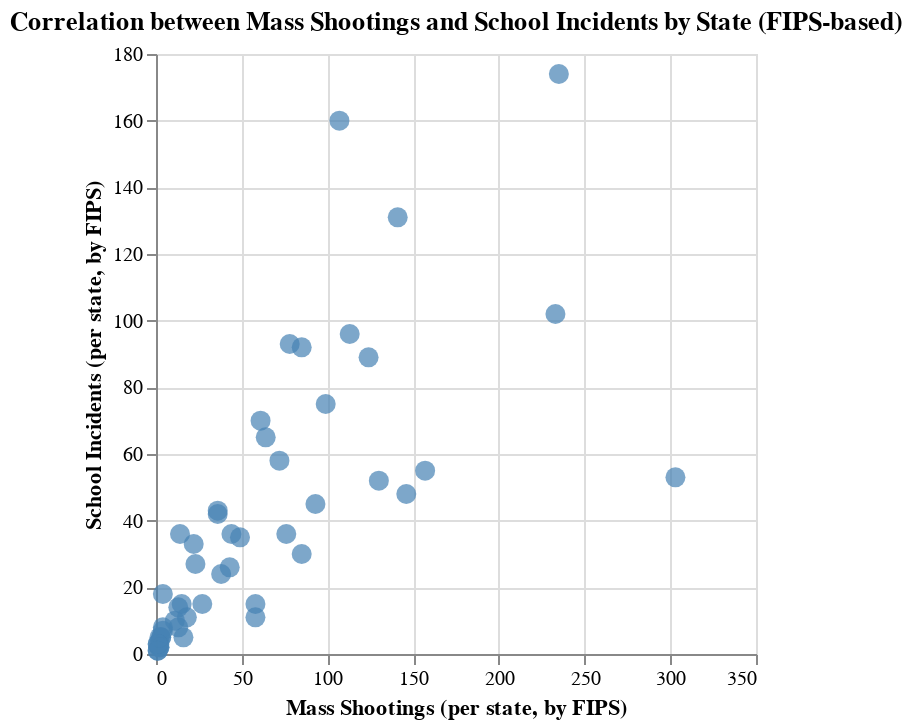

The cell this chart's notebook holds for it:
### Markdown cell above
## Code for Alternative Visualizations (Further Rejected because there was a better solution)

### Code cell
scatter_plot_rejected_1 = alt.Chart(merged_data).mark_circle(size=100).encode(
    x=alt.X('Mass Shootings', title='Mass Shootings (per state, by FIPS)'),
    y=alt.Y('School Incidents', title='School Incidents (per state, by FIPS)'),
    tooltip=['FIPS', 'Mass Shootings', 'School Incidents']
).properties(
    title='Correlation between Mass Shootings and School Incidents by State (FIPS-based)'
).configure_mark(
    color='steelblue'
)

scatter_plot_rejected_1

### Figure 1 — Vega-Lite specification as saved in the notebook (floating-point values rounded to 4 significant figures)
{"config": {"view": {"continuousWidth": 300, "continuousHeight": 300}, "mark": {"color": "steelblue"}}, "data": {"name": "data-d5006a349a1ca1b9c6d040a5dee9b3c1"}, "mark": {"type": "circle", "size": 100}, "encoding": {"tooltip": [{"field": "FIPS", "type": "quantitative"}, {"field": "Mass Shootings", "type": "quantitative"}, {"field": "School Incidents", "type": "quantitative"}], "x": {"field": "Mass Shootings", "title": "Mass Shootings (per state, by FIPS)", "type": "quantitative"}, "y": {"field": "School Incidents", "title": "School Incidents (per state, by FIPS)", "type": "quantitative"}}, "title": "Correlation between Mass Shootings and School Incidents by State (FIPS-based)", "$schema": "https://vega.github.io/schema/vega-lite/v5.20.1.json", "datasets": {"data-d5006a349a1ca1b9c6d040a5dee9b3c1": [{"FIPS": 1, "School Incidents": 58, "FIPS_State_x": 1, "Mass Shootings": 72, "FIPS_State_y": 1, "population": 5024000.0, "State": "Alabama", "Mass Shootings per Million": 14.33, "School Incidents per Million": 11.54}, {"FIPS": 2, "School Incidents": 7, "FIPS_State_x": 2, "Mass Shootings": 4, "FIPS_State_y": 2, "population": 733400.0, "State": "Alaska", "Mass Shootings per Million": 5.454, "School Incidents per Million": 9.545}, {"FIPS": 4, "School Incidents": 42, "FIPS_State_x": 4, "Mass Shootings": 36, "FIPS_State_y": 4, "population": 7152000.0, "State": "Arizona", "Mass Shootings per Million": 5.034, "School Incidents per Million": 5.873}, {"FIPS": 5, "School Incidents": 24, "FIPS_State_x": 5, "Mass Shootings": 38, "FIPS_State_y": 5, "population": 3012000.0, "State": "Arkansas", "Mass Shootings per Million": 12.62, "School Incidents per Million": 7.969}, {"FIPS": 6, "School Incidents": 102, "FIPS_State_x": 6, "Mass Shootings": 233, "FIPS_State_y": 6, "population": 39540000.0, "State": "California", "Mass Shootings per Million": 5.893, "School Incidents per Million": 2.58}, {"FIPS": 8, "School Incidents": 15, "FIPS_State_x": 8, "Mass Shootings": 58, "FIPS_State_y": 8, "population": 5774000.0, "State": "Colorado", "Mass Shootings per Million": 10.05, "School Incidents per Million": 2.598}, {"FIPS": 9, "School Incidents": 5, "FIPS_State_x": 9, "Mass Shootings": 16, "FIPS_State_y": 9, "population": 3606000.0, "State": "Connecticut", "Mass Shootings per Million": 4.437, "School Incidents per Million": 1.387}, {"FIPS": 10, "School Incidents": 14, "FIPS_State_x": 10, "Mass Shootings": 13, "FIPS_State_y": 10, "population": 989900.0, "State": "Delaware", "Mass Shootings per Million": 13.13, "School Incidents per Million": 14.14}, {"FIPS": 12, "School Incidents": 131, "FIPS_State_x": 12, "Mass Shootings": 141, "FIPS_State_y": 12, "population": 21540000.0, "State": "Florida", "Mass Shootings per Million": 6.547, "School Incidents per Million": 6.082}, {"FIPS": 13, "School Incidents": 96, "FIPS_State_x": 13, "Mass Shootings": 113, "FIPS_State_y": 13, "population": 10710000.0, "State": "Georgia", "Mass Shootings per Million": 10.55, "School Incidents per Million": 8.962}, {"FIPS": 15, "School Incidents": 1, "FIPS_State_x": 15, "Mass Shootings": 1, "FIPS_State_y": 15, "population": 1455000.0, "State": "Hawaii", "Mass Shootings per Million": 0.6872, "School Incidents per Million": 0.6872}, {"FIPS": 16, "School Incidents": 5, "FIPS_State_x": 16, "Mass Shootings": 3, "FIPS_State_y": 16, "population": 1839000.0, "State": "Idaho", "Mass Shootings per Million": 1.631, "School Incidents per Million": 2.719}, {"FIPS": 17, "School Incidents": 53, "FIPS_State_x": 17, "Mass Shootings": 303, "FIPS_State_y": 17, "population": 12810000.0, "State": "Illinois", "Mass Shootings per Million": 23.65, "School Incidents per Million": 4.137}, {"FIPS": 18, "School Incidents": 70, "FIPS_State_x": 18, "Mass Shootings": 61, "FIPS_State_y": 18, "population": 6786000.0, "State": "Indiana", "Mass Shootings per Million": 8.99, "School Incidents per Million": 10.32}, {"FIPS": 19, "School Incidents": 15, "FIPS_State_x": 19, "Mass Shootings": 15, "FIPS_State_y": 19, "population": 3190000.0, "State": "Iowa", "Mass Shootings per Million": 4.702, "School Incidents per Million": 4.702}, {"FIPS": 20, "School Incidents": 8, "FIPS_State_x": 20, "Mass Shootings": 13, "FIPS_State_y": 20, "population": 2938000.0, "State": "Kansas", "Mass Shootings per Million": 4.425, "School Incidents per Million": 2.723}, {"FIPS": 21, "School Incidents": 43, "FIPS_State_x": 21, "Mass Shootings": 36, "FIPS_State_y": 21, "population": 4506000.0, "State": "Kentucky", "Mass Shootings per Million": 7.99, "School Incidents per Million": 9.543}, {"FIPS": 22, "School Incidents": 48, "FIPS_State_x": 22, "Mass Shootings": 146, "FIPS_State_y": 22, "population": 4658000.0, "State": "Louisiana", "Mass Shootings per Million": 31.35, "School Incidents per Million": 10.31}, {"FIPS": 23, "School Incidents": 5, "FIPS_State_x": 23, "Mass Shootings": 3, "FIPS_State_y": 23, "population": 1362000.0, "State": "Maine", "Mass Shootings per Million": 2.202, "School Incidents per Million": 3.67}, {"FIPS": 24, "School Incidents": 75, "FIPS_State_x": 24, "Mass Shootings": 99, "FIPS_State_y": 24, "population": 6177000.0, "State": "Maryland", "Mass Shootings per Million": 16.03, "School Incidents per Million": 12.14}, {"FIPS": 25, "School Incidents": 15, "FIPS_State_x": 25, "Mass Shootings": 27, "FIPS_State_y": 25, "population": 7030000.0, "State": "Massachusetts", "Mass Shootings per Million": 3.841, "School Incidents per Million": 2.134}, {"FIPS": 26, "School Incidents": 45, "FIPS_State_x": 26, "Mass Shootings": 93, "FIPS_State_y": 26, "population": 10080000.0, "State": "Michigan", "Mass Shootings per Million": 9.229, "School Incidents per Million": 4.465}, {"FIPS": 27, "School Incidents": 26, "FIPS_State_x": 27, "Mass Shootings": 43, "FIPS_State_y": 27, "population": 5706000.0, "State": "Minnesota", "Mass Shootings per Million": 7.535, "School Incidents per Million": 4.556}, {"FIPS": 28, "School Incidents": 36, "FIPS_State_x": 28, "Mass Shootings": 76, "FIPS_State_y": 28, "population": 2961000.0, "State": "Mississippi", "Mass Shootings per Million": 25.66, "School Incidents per Million": 12.16}, {"FIPS": 29, "School Incidents": 30, "FIPS_State_x": 29, "Mass Shootings": 85, "FIPS_State_y": 29, "population": 6155000.0, "State": "Missouri", "Mass Shootings per Million": 13.81, "School Incidents per Million": 4.874}, {"FIPS": 30, "School Incidents": 3, "FIPS_State_x": 30, "Mass Shootings": 2, "FIPS_State_y": 30, "population": 1084000.0, "State": "Montana", "Mass Shootings per Million": 1.845, "School Incidents per Million": 2.767}, {"FIPS": 31, "School Incidents": 10, "FIPS_State_x": 31, "Mass Shootings": 11, "FIPS_State_y": 31, "population": 1962000.0, "State": "Nebraska", "Mass Shootings per Million": 5.608, "School Incidents per Million": 5.098}, {"FIPS": 32, "School Incidents": 33, "FIPS_State_x": 32, "Mass Shootings": 22, "FIPS_State_y": 32, "population": 3105000.0, "State": "Nevada", "Mass Shootings per Million": 7.086, "School Incidents per Million": 10.63}, {"FIPS": 33, "School Incidents": 2, "FIPS_State_x": 33, "Mass Shootings": 2, "FIPS_State_y": 33, "population": 1378000.0, "State": "New Hampshire", "Mass Shootings per Million": 1.452, "School Incidents per Million": 1.452}, {"FIPS": 34, "School Incidents": 11, "FIPS_State_x": 34, "Mass Shootings": 58, "FIPS_State_y": 34, "population": 9289000.0, "State": "New Jersey", "Mass Shootings per Million": 6.244, "School Incidents per Million": 1.184}, {"FIPS": 35, "School Incidents": 36, "FIPS_State_x": 35, "Mass Shootings": 14, "FIPS_State_y": 35, "population": 2118000.0, "State": "New Mexico", "Mass Shootings per Million": 6.612, "School Incidents per Million": 17.0}, {"FIPS": 36, "School Incidents": 52, "FIPS_State_x": 36, "Mass Shootings": 130, "FIPS_State_y": 36, "population": 20200000.0, "State": "New York", "Mass Shootings per Million": 6.435, "School Incidents per Million": 2.574}, {"FIPS": 37, "School Incidents": 160, "FIPS_State_x": 37, "Mass Shootings": 107, "FIPS_State_y": 37, "population": 10440000.0, "State": "North Carolina", "Mass Shootings per Million": 10.25, "School Incidents per Million": 15.33}, {"FIPS": 38, "School Incidents": 1, "FIPS_State_x": 38, "Mass Shootings": 1, "FIPS_State_y": 38, "population": 779100.0, "State": "North Dakota", "Mass Shootings per Million": 1.284, "School Incidents per Million": 1.284}, {"FIPS": 39, "School Incidents": 89, "FIPS_State_x": 39, "Mass Shootings": 124, "FIPS_State_y": 39, "population": 11800000.0, "State": "Ohio", "Mass Shootings per Million": 10.51, "School Incidents per Million": 7.543}, {"FIPS": 40, "School Incidents": 27, "FIPS_State_x": 40, "Mass Shootings": 23, "FIPS_State_y": 40, "population": 3959000.0, "State": "Oklahoma", "Mass Shootings per Million": 5.809, "School Incidents per Million": 6.819}, {"FIPS": 41, "School Incidents": 11, "FIPS_State_x": 41, "Mass Shootings": 18, "FIPS_State_y": 41, "population": 4237000.0, "State": "Oregon", "Mass Shootings per Million": 4.248, "School Incidents per Million": 2.596}, {"FIPS": 42, "School Incidents": 55, "FIPS_State_x": 42, "Mass Shootings": 157, "FIPS_State_y": 42, "population": 13000000.0, "State": "Pennsylvania", "Mass Shootings per Million": 12.07, "School Incidents per Million": 4.23}, {"FIPS": 44, "School Incidents": 2, "FIPS_State_x": 44, "Mass Shootings": 2, "FIPS_State_y": 44, "population": 1097000.0, "State": "Rhode Island", "Mass Shootings per Million": 1.823, "School Incidents per Million": 1.823}, {"FIPS": 45, "School Incidents": 92, "FIPS_State_x": 45, "Mass Shootings": 85, "FIPS_State_y": 45, "population": 5118000.0, "State": "South Carolina", "Mass Shootings per Million": 16.61, "School Incidents per Million": 17.97}, {"FIPS": 46, "School Incidents": 5, "FIPS_State_x": 46, "Mass Shootings": 2, "FIPS_State_y": 46, "population": 886700.0, "State": "South Dakota", "Mass Shootings per Million": 2.256, "School Incidents per Million": 5.639}, {"FIPS": 47, "School Incidents": 93, "FIPS_State_x": 47, "Mass Shootings": 78, "FIPS_State_y": 47, "population": 6911000.0, "State": "Tennessee", "Mass Shootings per Million": 11.29, "School Incidents per Million": 13.46}, {"FIPS": 48, "School Incidents": 174, "FIPS_State_x": 48, "Mass Shootings": 235, "FIPS_State_y": 48, "population": 29150000.0, "State": "Texas", "Mass Shootings per Million": 8.063, "School Incidents per Million": 5.97}, {"FIPS": 49, "School Incidents": 18, "FIPS_State_x": 49, "Mass Shootings": 4, "FIPS_State_y": 49, "population": 3272000.0, "State": "Utah", "Mass Shootings per Million": 1.223, "School Incidents per Million": 5.502}, {"FIPS": 50, "School Incidents": 3, "FIPS_State_x": 50, "Mass Shootings": 1, "FIPS_State_y": 50, "population": 647500.0, "State": "Vermont", "Mass Shootings per Million": 1.544, "School Incidents per Million": 4.633}, {"FIPS": 51, "School Incidents": 65, "FIPS_State_x": 51, "Mass Shootings": 64, "FIPS_State_y": 51, "population": 8631000.0, "State": "Virginia", "Mass Shootings per Million": 7.415, "School Incidents per Million": 7.531}, {"FIPS": 53, "School Incidents": 36, "FIPS_State_x": 53, "Mass Shootings": 44, "FIPS_State_y": 53, "population": 7705000.0, "State": "Washington", "Mass Shootings per Million": 5.71, "School Incidents per Million": 4.672}, {"FIPS": 54, "School Incidents": 8, "FIPS_State_x": 54, "Mass Shootings": 4, "FIPS_State_y": 54, "population": 1794000.0, "State": "West Virginia", "Mass Shootings per Million": 2.23, "School Incidents per Million": 4.46}, {"FIPS": 55, "School Incidents": 35, "FIPS_State_x": 55, "Mass Shootings": 49, "FIPS_State_y": 55, "population": 5894000.0, "State": "Wisconsin", "Mass Shootings per Million": 8.314, "School Incidents per Million": 5.939}, {"FIPS": 56, "School Incidents": 3, "FIPS_State_x": 56, "Mass Shootings": 1, "FIPS_State_y": 56, "population": 576900.0, "State": "Wyoming", "Mass Shootings per Million": 1.734, "School Incidents per Million": 5.201}]}}
